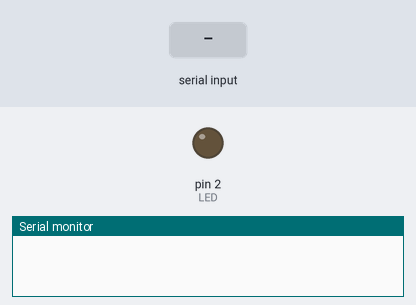
This sketch was run on a simulated Arduino Uno, built with avr-gcc and run on an emulated ATmega328P. On the bench: output pins drawn as LEDs (lit = HIGH), the last lines printed to the serial monitor. Inputs (shaded band) come from the test bench. Pins used as bus, display or sensor lines are not drawn.

Above: at 0.9 s.
1.0 s: "90,45\n" received over Serial
At 2.4 s:
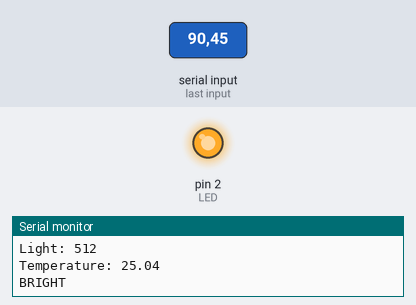
Timing chart, 0 to 4.0 s (numbered marks = the images above; inputs shaded):
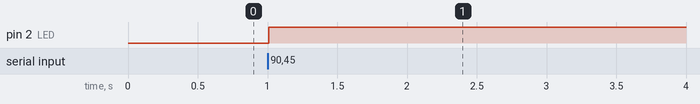

The sketch:

sketch_test.ino
```cpp
#include <Stepper.h>
#define LED 2
int serialSensor = 0;
int serialTemp = 1;
int soilVal = 0;
int soilPin = 4;
int soilPower = 7;
int counter = 0;
float interval = 1000;
bool setInterval = false;
int threshold = 500;

void setup() {
  // put your setup code here, to run once:

  Serial.begin(9600);

  pinMode(soilPower, OUTPUT);
  digitalWrite(soilPower, LOW);

  pinMode(LED, OUTPUT);

  while(Serial.available() == 0){}
  threshold = Serial.parseInt();

  while(Serial.available() == 0){}
  interval = Serial.parseFloat() * 1000;
}

void loop() {
  // put your main code here, to run repeatedly:
    Serial.print("Soil:");
    int soilMoist = readSoil();
    Serial.println(soilMoist);
    counter = 0;
    int rawLight = analogRead(serialSensor);
    int rawTemp = analogRead(serialTemp);
    Serial.print("Light: ");
    Serial.println(rawLight);

    float R = 1023.0/rawTemp-1.0;
    float B = 4275;
    float temperature = 1.0/(log(R)/B+1/298.15)-273.15;
    Serial.print("Temperature: ");
    Serial.println(temperature);

    if (rawLight > 100) {
      Serial.println("BRIGHT");
    }

    if (soilMoist < threshold){
      digitalWrite(LED, LOW);
    } else {
      digitalWrite(LED, HIGH);
    }

  delay(interval);
}
int readSoil(){
  digitalWrite(soilPower, HIGH);
  soilVal=analogRead(soilPin);
  digitalWrite(soilPower,LOW);
  return soilVal;
}
```

Measured:
- after the input at 1.0 s, pin 2 (LED): LOW → HIGH at once
